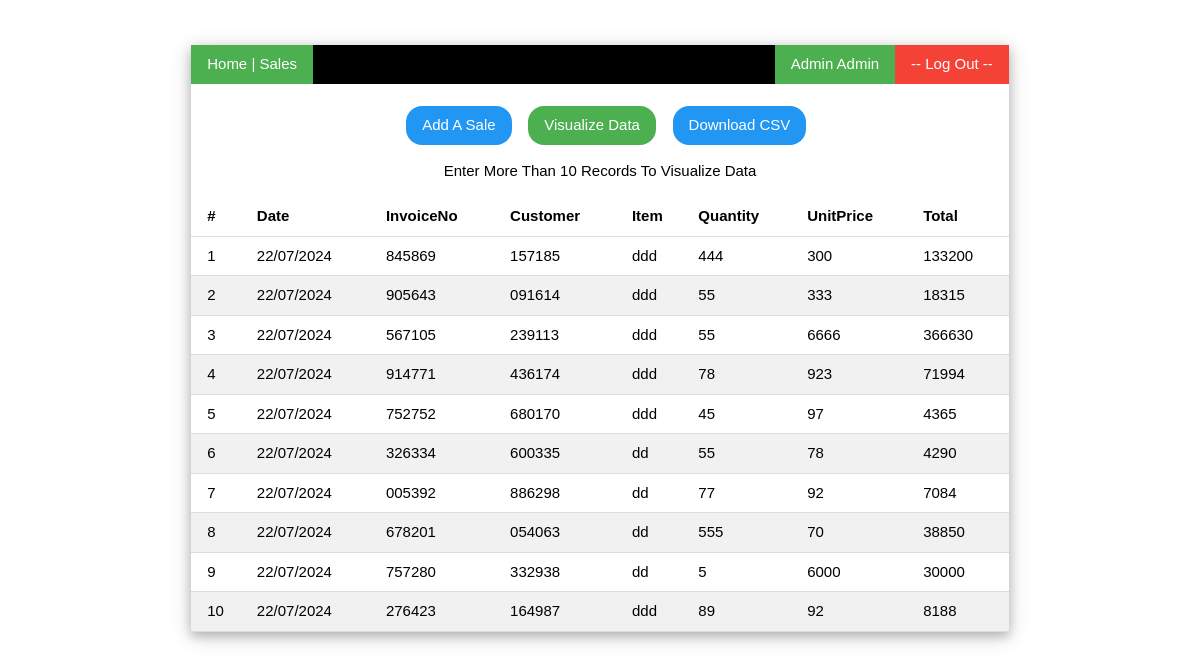
The page /viewSales on the database its author committed.
### tables this page shows
CREATE TABLE sales (id INTEGER PRIMARY KEY AUTOINCREMENT, InvoiceNo TEXT NOT NULL, StockCode TEXT NOT NULL, Quantity TEXT NOT NULL, InvoiceDate TEXT NOT NULL, UnitPrice TEXT NOT NULL, CustomerID TEXT NOT NULL,  Description TEXT NOT NULL, Country TEXT NOT NULL,Total TEXT NOT NULL,ActualPrice TEXT NOT NULL);

### main.py (the view)
@app.route("/viewSales")
def viewSales():
    con = sqlite3.connect("database.db")
    con.row_factory = sqlite3.Row
    cur = con.cursor()
    cur.execute("select * from sales")
    rows = cur.fetchall()
    return render_template("index.html",rows = rows)

### templates/index.html (shortened to what this page needs)
<!DOCTYPE html>
<html lang="en">
<head>
<link href="{{ url_for('static', filename='assets/css/style.css')}}" rel="stylesheet">
<link href="{{ url_for('static', filename='assets/css/w3.css')}}" rel="stylesheet">
<body class="body-app">
<div class="w3-container">
    <br> <br>
    <center>
    <div class="w3-card-4" style="width: 70% !important;">
        <div class="w3-bar w3-black">
            <a href="#" class="w3-bar-item w3-button w3-mobile w3-green">Home | Sales</a>
            <a href="/logout" class="w3-bar-item w3-button w3-red w3-right">-- Log Out --</a>
            <a href="#" class="w3-bar-item w3-button w3-green w3-right">Admin Admin</a>
        </div>
    <br>
    &nbsp; &nbsp;<button onclick="document.getElementById('id01').style.display='block'" class="w3-button w3-blue w3-round-xlarge">Add A Sale</button>
    &nbsp; &nbsp;<a href="/plot"  class="w3-button w3-green w3-round-xlarge">Visualize Data</a>
    &nbsp; &nbsp;<a href="/download-csv"  class="w3-button w3-blue w3-round-xlarge">Download CSV</a>
    <br>
    <p>Enter More Than 10 Records To Visualize Data </p>
    <table class="w3-table w3-striped w3-bordered " >
    <thead>
        <tr>
        <th scope="col">#</th>
        <th scope="col">Date</th>
        <th scope="col">InvoiceNo</th>
        <th scope="col">Customer</th>
        <th scope="col">Item</th>
        <th scope="col">Quantity</th>
        <th scope="col">UnitPrice</th>
        <th scope="col">Total</th>
        </tr>
    </thead>
    <tbody>
        {% for row in rows %}
        <tr>
        <td>{{row["id"]}}</td>
        <td>{{row["InvoiceDate"]}}</td>
        <td>{{row["InvoiceNo"]}}</td>
        <td>{{row["CustomerId"]}}</td>
        <td>{{row["Description"]}}</td>
        <td>{{row["Quantity"]}}</td>
        <td>{{row["ActualPrice"]}}</td>
        <td>{{row["Total"]}}</td>
        </tr>
        {% endfor %}
    </tbody>
    </table>
</div>
</div>
</body>
</html>

### static/assets/css/w3.css (style rules this page uses)
html { box-sizing:border-box }
*,*:before,*:after { box-sizing:inherit }
html { -ms-text-size-adjust:100%;-webkit-text-size-adjust:100% }
body { margin:0 }
a { background-color:transparent }
button,input,select,textarea,optgroup { font:inherit;margin:0 }
button,input { overflow:visible }
button,select { text-transform:none }
button,[type=button],[type=reset],[type=submit] { -webkit-appearance:button }
html,body { font-family:Verdana,sans-serif;font-size:15px;line-height:1.5 }
html { overflow-x:hidden }
a { color:inherit }
.w3-table,.w3-table-all { border-collapse:collapse;border-spacing:0;width:100%;display:table }
.w3-bordered tr,.w3-table-all tr { border-bottom:1px solid #ddd }
.w3-striped tbody tr:nth-child(even) { background-color:#f1f1f1 }
.w3-table td,.w3-table th,.w3-table-all td,.w3-table-all th { padding:8px 8px;display:table-cell;text-align:left;vertical-align:top }
.w3-table th:first-child,.w3-table td:first-child,.w3-table-all th:first-child,.w3-table-all td:first-child { padding-left:16px }
.w3-btn,.w3-button { border:none;display:inline-block;padding:8px 16px;vertical-align:middle;overflow:hidden;text-decoration:none;color:inherit;background-color:inherit;text-align:center;cursor:pointer;white-space:nowrap }
.w3-btn,.w3-button { -webkit-touch-callout:none;-webkit-user-select:none;-khtml-user-select:none;-moz-user-select:none;-ms-user-select:none;user-select:none }
.w3-bar { width:100%;overflow:hidden }
.w3-bar .w3-bar-item { padding:8px 16px;float:left;width:auto;border:none;display:block;outline:0 }
.w3-bar .w3-button { white-space:normal }
.w3-container:after,.w3-container:before,.w3-panel:after,.w3-panel:before,.w3-row:after,.w3-row:before,.w3-row-padding:after,.w3-row-padding:before, .w3-cell-row:before,.w3-cell-row:after,.w3-clear:after,.w3-clear:before,.w3-bar:before,.w3-bar:after { content:"";display:table;clear:both }
.w3-round-xlarge { border-radius:16px }
.w3-container,.w3-panel { padding:0.01em 16px }
.w3-card-4,.w3-hover-shadow:hover { box-shadow:0 4px 10px 0 rgba(0,0,0,0.2),0 4px 20px 0 rgba(0,0,0,0.19) }
.w3-right { float:right!important }
.w3-blue,.w3-hover-blue:hover { color:#fff!important;background-color:#2196F3!important }
.w3-green,.w3-hover-green:hover { color:#fff!important;background-color:#4CAF50!important }
.w3-red,.w3-hover-red:hover { color:#fff!important;background-color:#f44336!important }
.w3-black,.w3-hover-black:hover { color:#fff!important;background-color:#000!important }

### rows shown on the page
sales: id "1", InvoiceDate "22/07/2024", InvoiceNo "845869", CustomerId "157185", Description "ddd", Quantity "444", ActualPrice "300", Total "133200"
sales: id "2", InvoiceDate "22/07/2024", InvoiceNo "905643", CustomerId "091614", Description "ddd", Quantity "55", ActualPrice "333", Total "18315"
sales: id "3", InvoiceDate "22/07/2024", InvoiceNo "567105", CustomerId "239113", Description "ddd", Quantity "55", ActualPrice "6666", Total "366630"
sales: id "4", InvoiceDate "22/07/2024", InvoiceNo "914771", CustomerId "436174", Description "ddd", Quantity "78", ActualPrice "923", Total "71994"
sales: id "5", InvoiceDate "22/07/2024", InvoiceNo "752752", CustomerId "680170", Description "ddd", Quantity "45", ActualPrice "97", Total "4365"
sales: id "6", InvoiceDate "22/07/2024", InvoiceNo "326334", CustomerId "600335", Description "dd", Quantity "55", ActualPrice "78", Total "4290"
sales: id "7", InvoiceDate "22/07/2024", InvoiceNo "005392", CustomerId "886298", Description "dd", Quantity "77", ActualPrice "92", Total "7084"
sales: id "8", InvoiceDate "22/07/2024", InvoiceNo "678201", CustomerId "054063", Description "dd", Quantity "555", ActualPrice "70", Total "38850"
sales: id "9", InvoiceDate "22/07/2024", InvoiceNo "757280", CustomerId "332938", Description "dd", Quantity "5", ActualPrice "6000", Total "30000"
sales: id "10", InvoiceDate "22/07/2024", InvoiceNo "276423", CustomerId "164987", Description "ddd", Quantity "89", ActualPrice "92", Total "8188"
